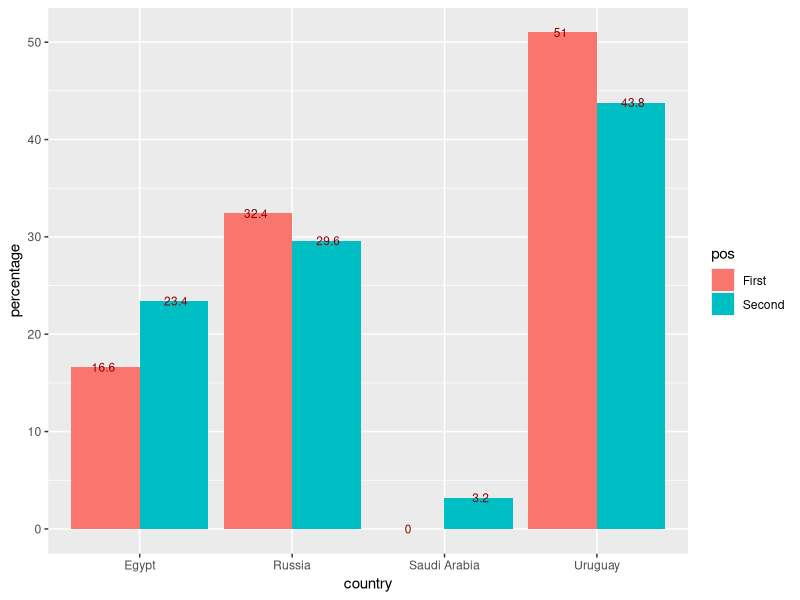
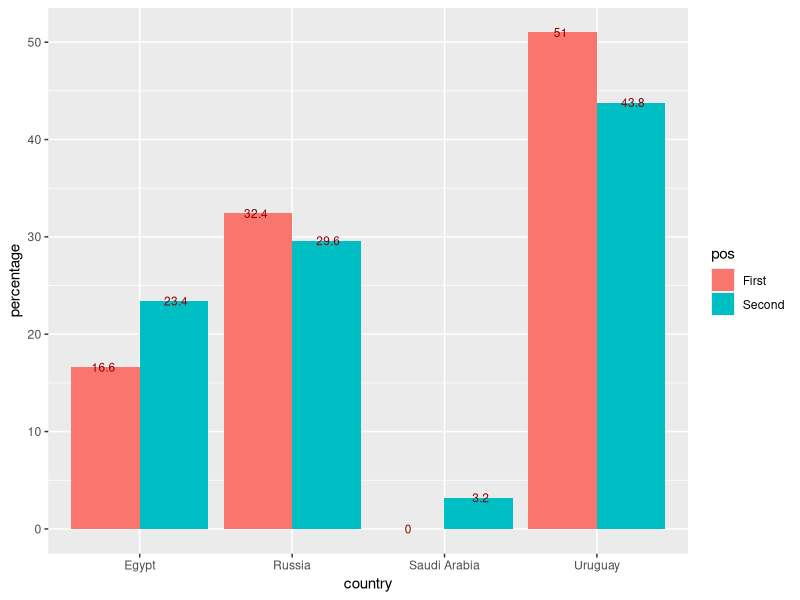
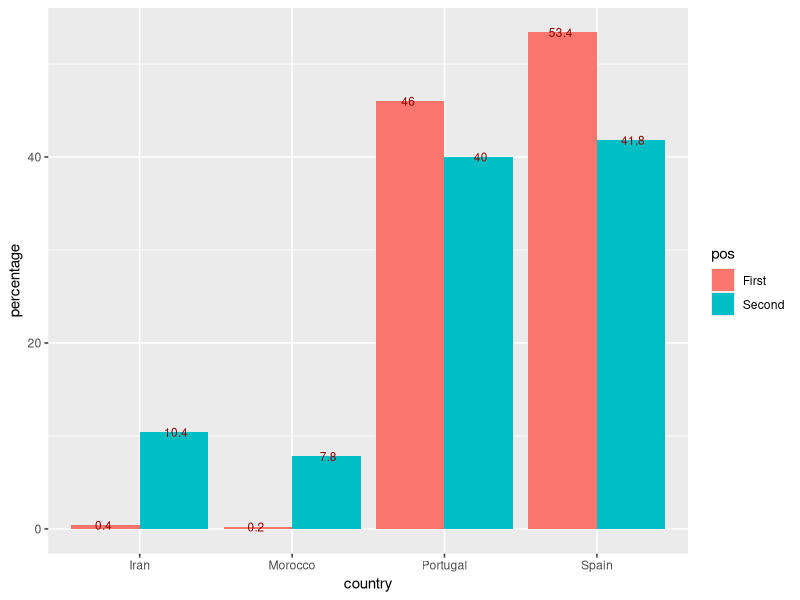
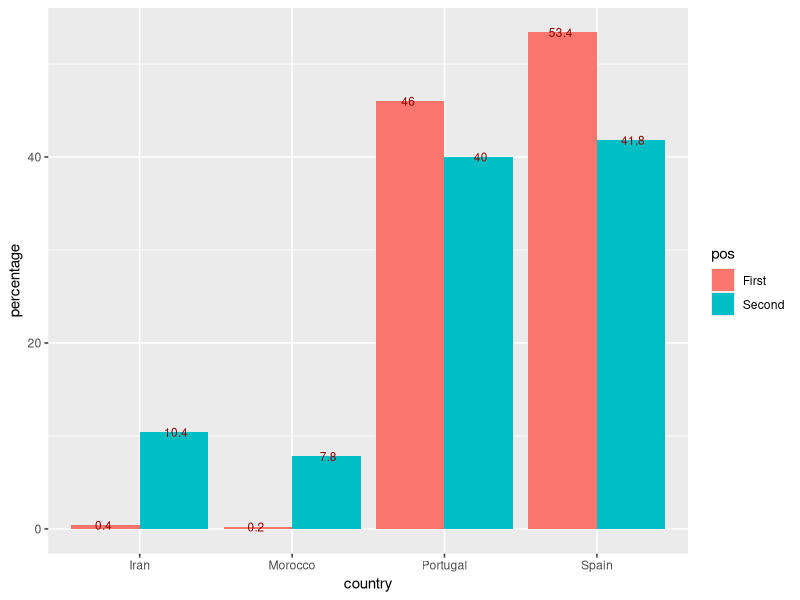
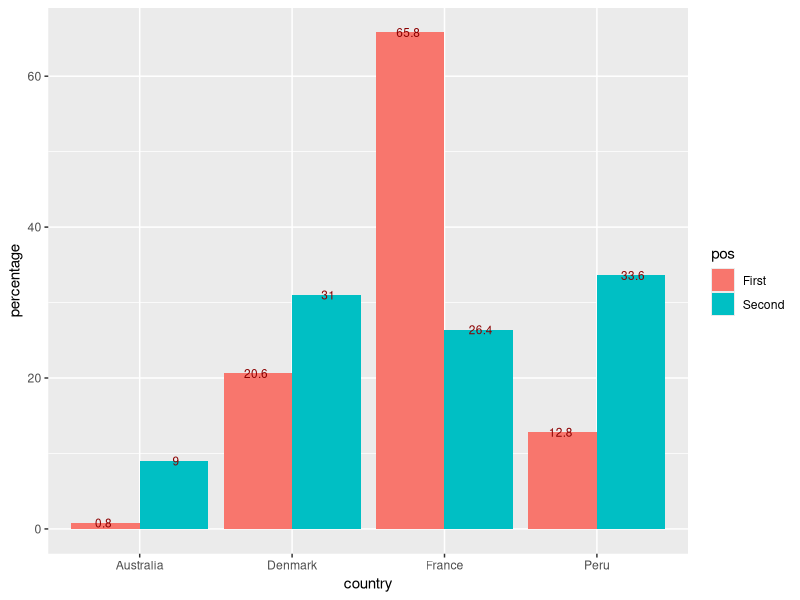
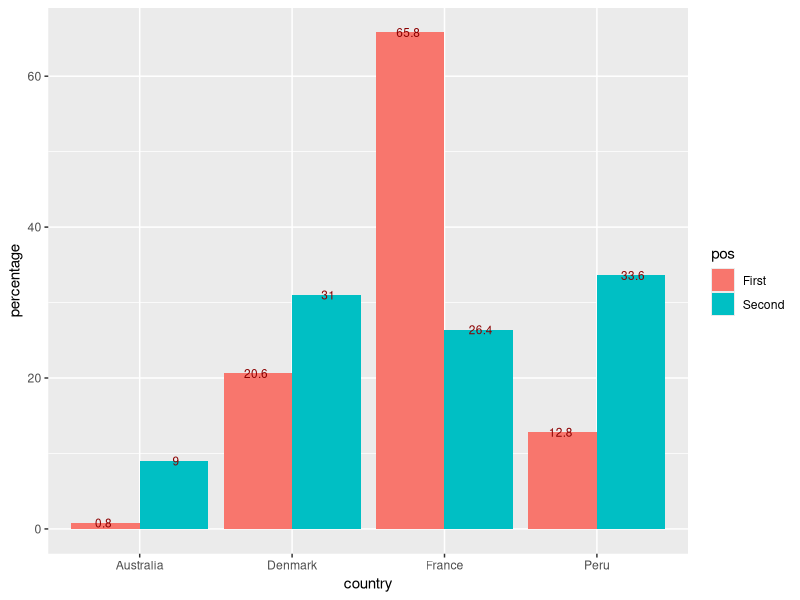
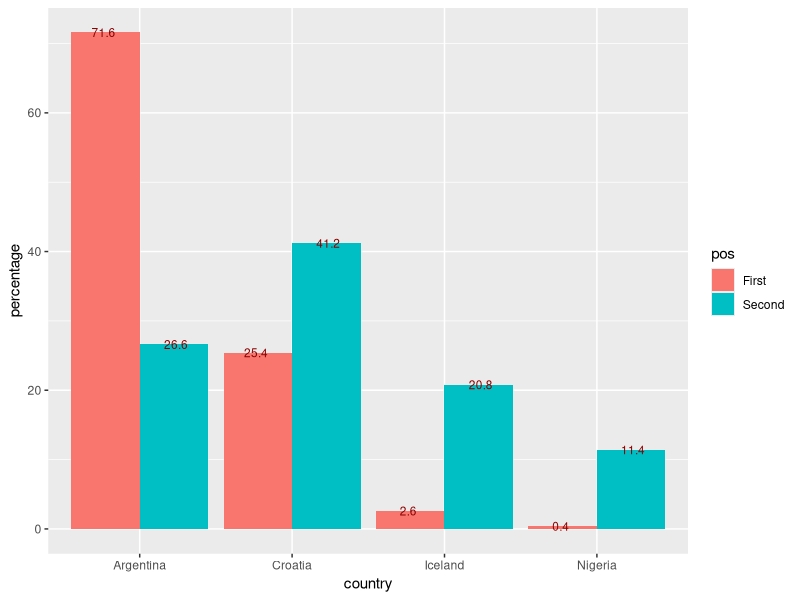
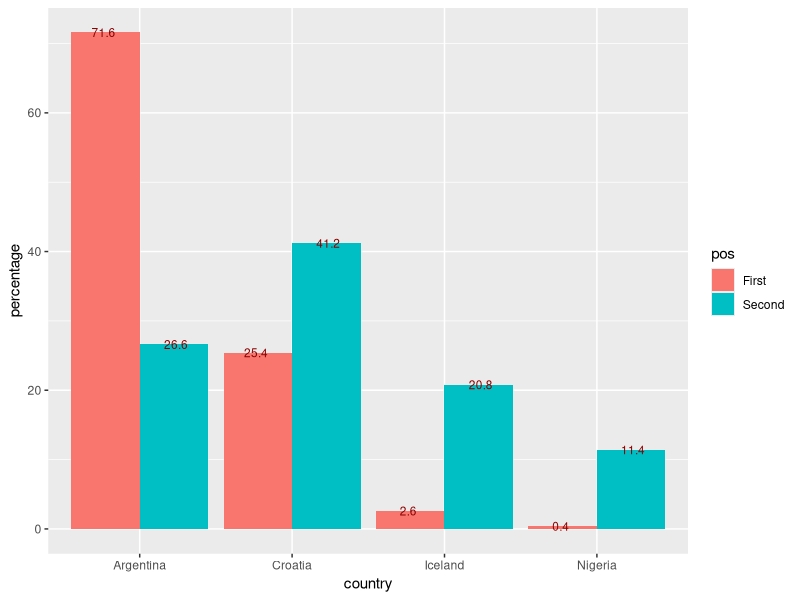

Write the R code that produced these figures, in order.
## ---- chunk 1
pkg_list = c("ggplot2", "stringr", "rvest", "tidyr", "dplyr", "base","scales","plyr", "reshape2")
mia_pkgs = pkg_list[!(pkg_list %in% installed.packages()[,"Package"])]
if(length(mia_pkgs) > 0) install.packages(mia_pkgs)
loaded_pkgs = lapply(pkg_list, require, character.only=TRUE)
## ---- chunk 2
kophase = read.csv("ko.csv")
#kophase
## ---- chunk 3
advrus1   = round(length(kophase$teamA1[which(kophase$teamA1 == "Russia")]) / (length(kophase$teamA1)), 4)*100
advuru1   = round(length(kophase$teamA1[which(kophase$teamA1 == "Uruguay")]) / (length(kophase$teamA1)),4)*100 
advegy1   = round(length(kophase$teamA1[which(kophase$teamA1 == "Egypt")]) / (length(kophase$teamA1)),4)*100 
advksa1   = round(length(kophase$teamA1[which(kophase$teamA1 == "Saudi Arabia")]) / (length(kophase$teamA1)),4)*100 

advrus2   = round(length(kophase$teamA2[which(kophase$teamA2 == "Russia")]) / (length(kophase$teamA1)),4)*100 
advuru2   = round(length(kophase$teamA2[which(kophase$teamA2 == "Uruguay")]) / (length(kophase$teamA1)),4)*100 
advegy2   = round(length(kophase$teamA2[which(kophase$teamA2 == "Egypt")]) / (length(kophase$teamA1)),4)*100  
advksa2   = round(length(kophase$teamA2[which(kophase$teamA2 == "Saudi Arabia")]) / (length(kophase$teamA1)),4)*100 

gadata  = data.frame(
        pos        = rep(c("First", "Second"), each=4),
        country    = rep(c("Egypt", "Russia", "Saudi Arabia", "Uruguay"),2),
        percentage = c(advegy1, advrus1, advksa1, advuru1, advegy2, advrus2, advksa2, advuru2))

gA = ggplot(data = gadata, aes(x = country, y = percentage, fill = pos)) + 
    geom_bar(stat = "identity", position=position_dodge()) +  
    geom_text(aes(label = percentage), position = position_dodge(0.95), vjust=0.5, color = "darkred", size = 3)
jpeg('gA.jpg')
plot(gA)
gA
## ---- chunk 4
advpor1   = round(length(kophase$teamB1[which(kophase$teamB1 == "Portugal")])/ (length(kophase$teamB1)), 4)*100
advesp1   = round(length(kophase$teamB1[which(kophase$teamB1 == "Spain")])/ (length(kophase$teamB1)), 4)*100
advmar1   = round(length(kophase$teamB1[which(kophase$teamB1 == "Morocco")])/ (length(kophase$teamB1)), 4)*100
adviri1   = round(length(kophase$teamB1[which(kophase$teamB1 == "Iran")])/ (length(kophase$teamB1)), 4)*100

advpor2   = round(length(kophase$teamB1[which(kophase$teamB2 == "Portugal")])/ (length(kophase$teamB2)), 4)*100
advesp2   = round(length(kophase$teamB1[which(kophase$teamB2 == "Spain")])/ (length(kophase$teamB2)), 4)*100
advmar2   = round(length(kophase$teamB1[which(kophase$teamB2 == "Morocco")])/ (length(kophase$teamB2)), 4)*100
adviri2   = round(length(kophase$teamB1[which(kophase$teamB2 == "Iran")])/ (length(kophase$teamB2)), 4)*100

gbdata  = data.frame(
        pos        = rep(c("First", "Second"), each=4),
        country    = rep(c("Portugal", "Spain", "Morocco", "Iran"),2),
        percentage = c(advpor1, advesp1, advmar1, adviri1, advpor2, advesp2, advmar2, adviri2))

gB = ggplot(data = gbdata, aes(x = country, y = percentage, fill = pos)) + 
    geom_bar(stat = "identity", position=position_dodge()) +  
    geom_text(aes(label = percentage), position = position_dodge(0.95), vjust=0.5, color = "darkred", size = 3)
jpeg('gB.jpg')
plot(gB)
gB
## ---- chunk 5
advfra1   = round(length(kophase$teamC1[which(kophase$teamC1 == "France")])/ (length(kophase$teamC1)), 4)*100
advper1   = round(length(kophase$teamC1[which(kophase$teamC1 == "Peru")])/ (length(kophase$teamC1)), 4)*100
advdan1   = round(length(kophase$teamC1[which(kophase$teamC1 == "Denmark")])/ (length(kophase$teamC1)), 4)*100
advaus1   = round(length(kophase$teamC1[which(kophase$teamC1 == "Australia")])/ (length(kophase$teamC1)), 4)*100

advfra2   = round(length(kophase$teamC2[which(kophase$teamC2 == "France")])/ (length(kophase$teamC2_gs)), 4)*100
advper2   = round(length(kophase$teamC2[which(kophase$teamC2 == "Peru")])/ (length(kophase$teamC2_gs)), 4)*100
advdan2   = round(length(kophase$teamC2[which(kophase$teamC2 == "Denmark")])/ (length(kophase$teamC2_gs)), 4)*100
advaus2   = round(length(kophase$teamC2[which(kophase$teamC2 == "Australia")])/ (length(kophase$teamC2_gs)), 4)*100

gcdata  = data.frame(
        pos        = rep(c("First", "Second"), each=4),
        country    = rep(c("France", "Peru", "Denmark", "Australia"),2),
        percentage = c(advfra1, advper1, advdan1, advaus1, advfra2, advper2, advdan2, advaus2))

gC = ggplot(data = gcdata, aes(x = country, y = percentage, fill = pos)) + 
    geom_bar(stat = "identity", position=position_dodge()) +  
    geom_text(aes(label = percentage), position = position_dodge(0.95), vjust=0.5, color = "darkred", size = 3)

jpeg('gC.jpg')
plot(gC)
gC
## ---- chunk 6
advarg1   = round(length(kophase$teamD1[which(kophase$teamD1 == "Argentina")])/ (length(kophase$teamD1_gs)), 4)*100
advice1   = round(length(kophase$teamD1[which(kophase$teamD1 == "Iceland")])/(length(kophase$teamD1_gs)), 4)*100
advcro1   = round(length(kophase$teamD1[which(kophase$teamD1 == "Croatia")])/(length(kophase$teamD1_gs)), 4)*100
advnga1   = round(length(kophase$teamD1[which(kophase$teamD1 == "Nigeria")])/(length(kophase$teamD1_gs)), 4)*100

advarg2   = round(length(kophase$teamD2[which(kophase$teamD2 == "Argentina")])/ (length(kophase$teamD2_gs)), 4)*100
advice2   = round(length(kophase$teamD2[which(kophase$teamD2 == "Iceland")])/ (length(kophase$teamD2_gs)), 4)*100
advcro2   = round(length(kophase$teamD2[which(kophase$teamD2 == "Croatia")])/ (length(kophase$teamD2_gs)), 4)*100
advnga2   = round(length(kophase$teamD2[which(kophase$teamD2 == "Nigeria")])/ (length(kophase$teamD2_gs)), 4)*100

gddata  = data.frame(
        pos        = rep(c("First", "Second"), each=4),
        country    = rep(c("Argentina", "Iceland", "Croatia", "Nigeria"),2),
        percentage = c(advarg1, advice1, advcro1, advnga1, advarg2, advice2, advcro2, advnga2))

gD = ggplot(data = gddata, aes(x = country, y = percentage, fill = pos)) + 
    geom_bar(stat = "identity", position=position_dodge()) +  
    geom_text(aes(label = percentage), position = position_dodge(0.95), vjust=0.5, color = "darkred", size = 3)
jpeg('gD.jpg')
plot(gD)
gD
## ---- chunk 7
advbra1   = round(length(kophase$teamE1[which(kophase$teamE1 == "Brazil")])/ (length(kophase$teamE1_gs)), 4)*100
advswi1   = round(length(kophase$teamE1[which(kophase$teamE1 == "Switzerland")])/ (length(kophase$teamE1_gs)), 4)*100
advcri1   = round(length(kophase$teamE1[which(kophase$teamE1 == "Costa Rica")])/ (length(kophase$teamE1_gs)), 4)*100
advsrb1   = round(length(kophase$teamE1[which(kophase$teamE1 == "Serbia")])/ (length(kophase$teamE1_gs)), 4)*100

advbra2   = round(length(kophase$teamE2[which(kophase$teamE2 == "Brazil")])/ (length(kophase$teamE2_gs)), 4)*100
advswi2   = round(length(kophase$teamE2[which(kophase$teamE2 == "Switzerland")])/ (length(kophase$teamE2_gs)), 4)*100
advcri2   = round(length(kophase$teamE2[which(kophase$teamE2 == "Costa Rica")])/ (length(kophase$teamE2_gs)), 4)*100
advsrb2   = round(length(kophase$teamE2[which(kophase$teamE2 == "Serbia")])/ (length(kophase$teamE2_gs)), 4)*100

gedata  = data.frame(
        pos        = rep(c("First", "Second"), each=4),
        country    = rep(c("Brazil", "Switzerland", "Costa Rica", "Serbia"),2),
        percentage = c(advbra1, advswi1, advcri1, advsrb1, advbra2, advswi2,  advcri2, advsrb2))

gE = ggplot(data = gedata, aes(x = country, y = percentage, fill = pos)) + 
    geom_bar(stat = "identity", position=position_dodge()) +  
    geom_text(aes(label = percentage), position = position_dodge(0.95), vjust=0.5, color = "darkred", size = 3)
jpeg('gE.jpg')
plot(gE)
gE
## ---- chunk 8
advger1   = round(length(kophase$teamF1[which(kophase$teamF1 == "Germany")])/ (length(kophase$teamF1_gs)), 4)*100
advmex1   = round(length(kophase$teamF1[which(kophase$teamF1 == "Mexico")])/ (length(kophase$teamF1_gs)), 4)*100
advswe1   = round(length(kophase$teamF1[which(kophase$teamF1 == "Sweden")])/ (length(kophase$teamF1_gs)), 4)*100
advkor1   = round(length(kophase$teamF1[which(kophase$teamF1 == "South Korea")])/ (length(kophase$teamF1_gs)), 4)*100

advger2   = round(length(kophase$teamF2[which(kophase$teamF2 == "Germany")])/ (length(kophase$teamF2_gs)), 4)*100
advmex2   = round(length(kophase$teamF2[which(kophase$teamF2 == "Mexico")])/ (length(kophase$teamF2_gs)), 4)*100
advswe2   = round(length(kophase$teamF2[which(kophase$teamF2 == "Sweden")])/ (length(kophase$teamF2_gs)), 4)*100
advkor2   = round(length(kophase$teamF2[which(kophase$teamF2 == "South Korea")])/ (length(kophase$teamF2_gs)), 4)*100

gfdata  = data.frame(
        pos        = rep(c("First", "Second"), each=4),
        country    = rep(c("Germany", "Mexico", "Sweden", "South Korea"),2),
        percentage = c(advger1, advmex1, advswe1, advkor1, advger2, advmex2, advswe2, advkor2))

gF = ggplot(data = gfdata, aes(x = country, y = percentage, fill = pos)) + 
    geom_bar(stat = "identity", position=position_dodge()) +  
    geom_text(aes(label = percentage), position = position_dodge(0.95), vjust=0.5, color = "darkred", size = 3)
jpeg('gF.jpg')
plot(gF)
gF
## ---- chunk 9
advbel1   = round(length(kophase$teamG1[which(kophase$teamG1 == "Belgium")])/ (length(kophase$teamG1_gs)), 4)*100
adveng1   = round(length(kophase$teamG1[which(kophase$teamG1 == "England")])/ (length(kophase$teamG1_gs)), 4)*100
advtun1   = round(length(kophase$teamG1[which(kophase$teamG1 == "Tunisia")])/ (length(kophase$teamG1_gs)), 4)*100
advpan1   = round(length(kophase$teamG1[which(kophase$teamG1 == "Panama")])/ (length(kophase$teamG1_gs)), 4)*100

advbel2   = round(length(kophase$teamG2[which(kophase$teamG2 == "Belgium")])/ (length(kophase$teamG2_gs)), 4)*100
adveng2   = round(length(kophase$teamG2[which(kophase$teamG2 == "England")])/ (length(kophase$teamG2_gs)), 4)*100
advtun2   = round(length(kophase$teamG2[which(kophase$teamG2 == "Tunisia")])/ (length(kophase$teamG2_gs)), 4)*100
advpan2   = round(length(kophase$teamG2[which(kophase$teamG2 == "Panama")])/ (length(kophase$teamG2_gs)), 4)*100

ggdata  = data.frame(
        pos        = rep(c("First", "Second"), each=4),
        country    = rep(c("Belgium", "England", "Tunisia", "Panama"),2),
        percentage = c(advbel1, adveng1, advtun1, advpan1, advbel2, adveng2, advtun2, advpan2))

gG = ggplot(data = ggdata, aes(x = country, y = percentage, fill = pos)) + 
    geom_bar(stat = "identity", position=position_dodge()) +  
    geom_text(aes(label = percentage), position = position_dodge(0.95), vjust=0.5, color = "darkred", size = 3)
jpeg('gA.jpg')
plot(gG)
gG
## ---- chunk 10
advpol1   = round(length(kophase$teamH1[which(kophase$teamH1 == "Poland")])/ (length(kophase$teamH1_gs)), 4)*100
advsen1   = round(length(kophase$teamH1[which(kophase$teamH1 == "Colombia")])/ (length(kophase$teamH1_gs)), 4)*100
advcol1   = round(length(kophase$teamH1[which(kophase$teamH1 == "Senegal")])/ (length(kophase$teamH1_gs)), 4)*100
advjpn1   = round(length(kophase$teamH1[which(kophase$teamH1 == "Japan")])/ (length(kophase$teamH1_gs)), 4)*100

advpol2   = round(length(kophase$teamH2[which(kophase$teamH2 == "Poland")])/ (length(kophase$teamH2_gs)), 4)*100
advsen2   = round(length(kophase$teamH2[which(kophase$teamH2 == "Colombia")])/ (length(kophase$teamH2_gs)), 4)*100
advcol2   = round(length(kophase$teamH2[which(kophase$teamH2 == "Senegal")])/ (length(kophase$teamH2_gs)), 4)*100
advjpn2   = round(length(kophase$teamH2[which(kophase$teamH2 == "Japan")])/ (length(kophase$teamH2_gs)), 4)*100

ghdata  = data.frame(
        pos        = rep(c("First", "Second"), each=4),
        country    = rep(c("Poland", "Colombia", "Senegal", "Japan"),2),
        percentage = c(advpol1, advsen1, advcol1, advjpn1, advpol2, advsen2, advcol2, advjpn2))

gH = ggplot(data = ghdata, aes(x = country, y = percentage, fill = pos)) + 
    geom_bar(stat = "identity", position=position_dodge()) +  
    geom_text(aes(label = percentage), position = position_dodge(0.95), vjust=0.5, color = "darkred", size = 3)

jpeg('gH.jpg')
plot(gH)
gH
